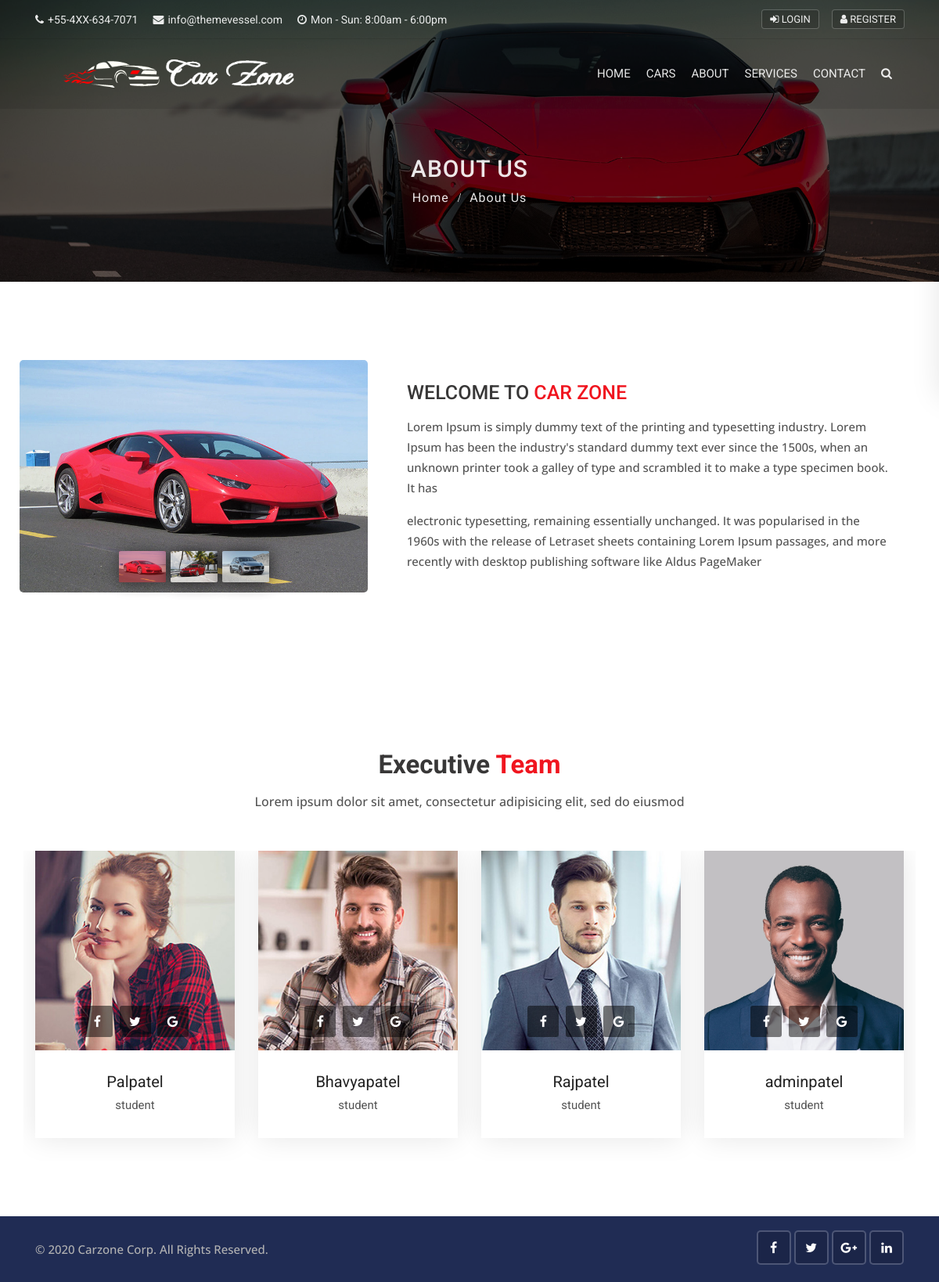
/about, run on the app's committed database.
### Pages/models.py (models this page shows, shortened)
class Team(models.Model):
    first_name = models.CharField(max_length=255)
    last_name = models.CharField(max_length=255)
    designation = models.CharField(max_length=255)
    photo = models.ImageField(upload_to='photos/%Y/%m/%d/')
    facebook_link = models.URLField(max_length=100)
    google_plus_link = models.URLField(max_length=100)
    twitter_link = models.URLField(max_length=100)
    craeted_date = models.DateTimeField(auto_now_add=True)
    class Meta:
        verbose_name_plural = "Teams"

### Pages/views.py (the view)
# urls.py: path('about',about,name="about"),
def about(request):
    team_data=Team.objects.all()
    context={
        "TD":team_data
    }
    return render(request,"Pages/about.html",context)

### templates/Pages/about.html (shortened to what this page needs)
{% extends "base.html"%}
{% load static %}
{% block content %}
<div class="sub-banner overview-bgi">
    <div class="container breadcrumb-area">
        <div class="breadcrumb-areas">
            <h1>About Us</h1>
            <ul class="breadcrumbs">
                <li><a href="index.html">Home</a></li>
                <li class="active">About Us</li>
            </ul>
        </div>
    </div>
</div>
<div class="about-car content-area-5">
    <div class="container">
        <div class="row">
            <div class="col-xl-5 col-lg-6">
                <div class="about-car-photo">
                    <div id="carDetailsSlider" class="carousel car-details-sliders slide">
                        <div class="carousel-inner">
                            <div class="active item carousel-item" data-slide-number="0">
                                <img src="{% static 'img/car/car-1.jpg' %}" class="img-fluid" alt="slider-car">
                            </div>
                        </div>
                        <ul class="carousel-indicators car-properties list-inline nav nav-justified">
                            <li class="list-inline-item active">
                                <a id="carousel-selector-0" class="selected" data-slide-to="0" data-target="#carDetailsSlider">
                                    <img src="{% static 'img/car/car-1.jpg' %}" class="img-fluid" alt="small-car">
                                </a>
                            </li>
                            <li class="list-inline-item">
                                <a id="carousel-selector-1" data-slide-to="1" data-target="#carDetailsSlider">
                                    <img src="{% static 'img/car/car-2.jpg' %}" class="img-fluid" alt="small-car">
                                </a>
                            </li>
                            <li class="list-inline-item">
                                <a id="carousel-selector-2" data-slide-to="2" data-target="#carDetailsSlider">
                                    <img src="{% static 'img/car/car-3.jpg' %}" class="img-fluid" alt="small-car">
                                </a>
                            </li>
                        </ul>
                    </div>
                </div>
            </div>
            <div class="col-xl-7 col-lg-6 align-self-center">
                <div class="best-used-car">
                    <h3>Welcome to <span>Car Zone</span></h3>
                    <p>Lorem Ipsum is simply dummy text of the printing and typesetting industry. Lorem Ipsum has been the industry's standard dummy text ever since the 1500s, when an unknown printer took a galley of type and scrambled it to make a type specimen book. It has</p>
                    <p class="mb-0">electronic typesetting, remaining essentially unchanged. It was popularised in the 1960s with the release of Letraset sheets containing Lorem Ipsum passages, and more recently with desktop publishing software like Aldus PageMaker</p>
                </div>
            </div>
        </div>
    </div>
</div>
<div class="our-team content-area">
    <div class="container">
        <div class="main-title">
            <h1>Executive <span>Team</span></h1>
            <p>Lorem ipsum dolor sit amet, consectetur adipisicing elit, sed do eiusmod</p>
        </div>
        <div class="slick-slider-area clearfix">
            <div class="row slick-carousel" data-slick='{"slidesToShow": 4, "responsive":[{"breakpoint": 1024,"settings":{"slidesToShow": 2}}, {"breakpoint": 768,"settings":{"slidesToShow": 1}}]}'>
                {% for i in TD %}
                <div class="slick-slide-item">
                    <div class="team-1">
                        <div class="photo">
                            <a href="#">
                                <img src="{{i.photo.url}}" alt="team-1" class="img-fluid">
                            </a>
                            <div class="social-list clearfix">
                                <a href="{{i.facebook_link}}" class="facebook-bg"><i class="fa fa-facebook"></i></a>
                                <a href="{{i.twitter_link}}" class="twitter-bg"><i class="fa fa-twitter"></i></a>
                                <a href="{{i.google_plus_link}}" class="google-bg"><i class="fa fa-google"></i></a>
                            </div>
                        </div>
                        <div class="details">
                            <h4><a href="team-detail.html">{{i.first_name}}{{i.last_name}}</a></h4>
                            <h5>{{i.designation}}</h5>
                        </div>
                    </div>
                </div>
                {% endfor %}
            </div>
        </div>
    </div>
</div>
{% endblock content %}

### templates/base.html (shortened to what this page needs)
{% load static %}
<!DOCTYPE html>
<html>
<head>
    <link rel="stylesheet" type="text/css" href="{% static 'css/bootstrap.min.css' %}">
    <link rel="stylesheet" type="text/css" href="{% static 'css/animate.min.css' %}">
    <link rel="stylesheet" type="text/css" href="{% static 'css/bootstrap-submenu.css' %}">
    <link rel="stylesheet" type="text/css" href="{% static 'css/bootstrap-select.min.css' %}">
    <link rel="stylesheet" type="text/css" href="{% static 'css/magnific-popup.css' %}">
    <link rel="stylesheet" type="text/css" href="{% static 'fonts/font-awesome/css/font-awesome.min.css' %}">
    <link rel="stylesheet" type="text/css" href="{% static 'fonts/flaticon/font/flaticon.css' %}">
    <link rel="stylesheet" type="text/css" href="{% static 'fonts/linearicons/style.css' %}">
    <link rel="stylesheet" type="text/css"  href="{% static 'css/jquery.mCustomScrollbar.css' %}">
    <link rel="stylesheet" type="text/css"  href="{% static 'css/dropzone.css' %}">
    <link rel="stylesheet" type="text/css"  href="{% static 'css/slick.css' %}">
    <link rel="stylesheet" type="text/css"  href="{% static 'css/lightbox.min.css' %}">
    <link rel="stylesheet" type="text/css"  href="{% static 'css/jnoty.css' %}">
    <link rel="stylesheet" type="text/css" href="{% static 'css/style.css' %}">
    <link rel="stylesheet" type="text/css" id="style_sheet" href="{% static 'css/skins/red.css' %}">
    <link rel="stylesheet" type="text/css" href="{% static 'css/ie10-viewport-bug-workaround.css' %}">
</head>
<body>
{% include "includes/topbar.html" %}
{% include "includes/navbar.html" %}
{% block content%}
{% endblock content%}
{% include "includes/footer.html" %}
</body>
</html>

### templates/includes/topbar.html
<header class="top-header th-2 top-header-bg">
    <div class="container">
        <div class="row">
            <div class="col-lg-8 col-md-8 col-sm-7">
                <div class="list-inline">
                    <a href="tel:+55-4XX-634-7071"><i class="fa fa-phone"></i>+55-4XX-634-7071</a>
                    <a href="tel:info@themevessel.com"><i class="fa fa-envelope"></i>info@themevessel.com</a>
                    <a href="tel:info@themevessel.com"><i class="fa fa-clock-o"></i>Mon - Sun: 8:00am - 6:00pm</a>
                </div>
            </div>
            <div class="col-lg-4 col-md-4 col-sm-5">
                <ul class="top-social-media pull-right">
                    <li>
                        <a href="login.html" class="sign-in"><i class="fa fa-sign-in"></i> Login</a>
                    </li>
                    <li>
                        <a href="signup.html" class="sign-in"><i class="fa fa-user"></i> Register</a>
                    </li>
                </ul>
            </div>
        </div>
    </div>
</header>

### templates/includes/navbar.html (shortened to what this page needs)
<header class="main-header sticky-header header-with-top">
    <div class="container">
        <nav class="navbar navbar-expand-lg navbar-light">
            <a class="navbar-brand company-logo" href="{% url 'home' %}">
                <img src="img/logos/black-logo.png" alt="logo">
            </a>
            <div class="navbar-collapse collapse w-100" id="navbar">
                <ul class="navbar-nav ml-auto">
                    <li class="nav-item">
                        <a class="nav-link dropdown-toggle" href="{% url 'home' %}" id="navbarDropdownMenuLink" data-toggle="dropdown" aria-haspopup="true" aria-expanded="false">
                            Home
                        </a>
                    </li>
                    <li class="nav-item">
                        <a class="nav-link" href="##">
                            Cars
                        </a>
                    </li>
                    <li class="nav-item">
                        <a class="nav-link" href="{% url 'about' %}">
                            About
                        </a>
                    </li>
                    <li class="nav-item">
                        <a class="nav-link" href="{% url 'services' %}">
                            Services
                        </a>
                    </li>
                    <li class="nav-item dropdown">
                        <a class="nav-link" href="{% url 'contact' %}">Contact</a>
                    </li>
                    <li class="nav-item dropdown m-hide">
                        <a href="#full-page-search" class="nav-link h-icon">
                            <i class="fa fa-search"></i>
                        </a>
                    </li>
                </ul>
            </div>
        </nav>
    </div>
</header>

### templates/includes/footer.html
<footer class="footer">
    <div class="sub-footer">
        <div class="container">
            <div class="row">
                <div class="col-lg-8">
                    <p class="copy">© 2020 <a href="#">Carzone Corp.</a> All Rights Reserved.</p>
                </div>
                <div class="col-lg-4">
                    <div class="social-list-2">
                        <ul>
                            <li><a href="#" class="facebook-bg"><i class="fa fa-facebook"></i></a></li>
                            <li><a href="#" class="twitter-bg"><i class="fa fa-twitter"></i></a></li>
                            <li><a href="#" class="google-bg"><i class="fa fa-google-plus"></i></a></li>
                            <li><a href="#" class="linkedin-bg"><i class="fa fa-linkedin"></i></a></li>
                        </ul>
                    </div>
                </div>
            </div>
        </div>
    </div>
</footer>

### Carzone/static/css/skins/red.css (style rules this page uses)
.about-car .best-used-car h3 span { color: #f0151f; }
.carousel-indicators .active { background-color: #f0151f; }
.main-title h1 span { color:#f0151f; }

### data on the page
Team: photo (picture), first_name "Pal", last_name "patel", designation "student"
Team: photo (picture), first_name "Bhavya", last_name "patel", designation "student"
Team: photo (picture), first_name "Raj", last_name "patel", designation "student"
Team: photo (picture), first_name "admin", last_name "patel", designation "student"
